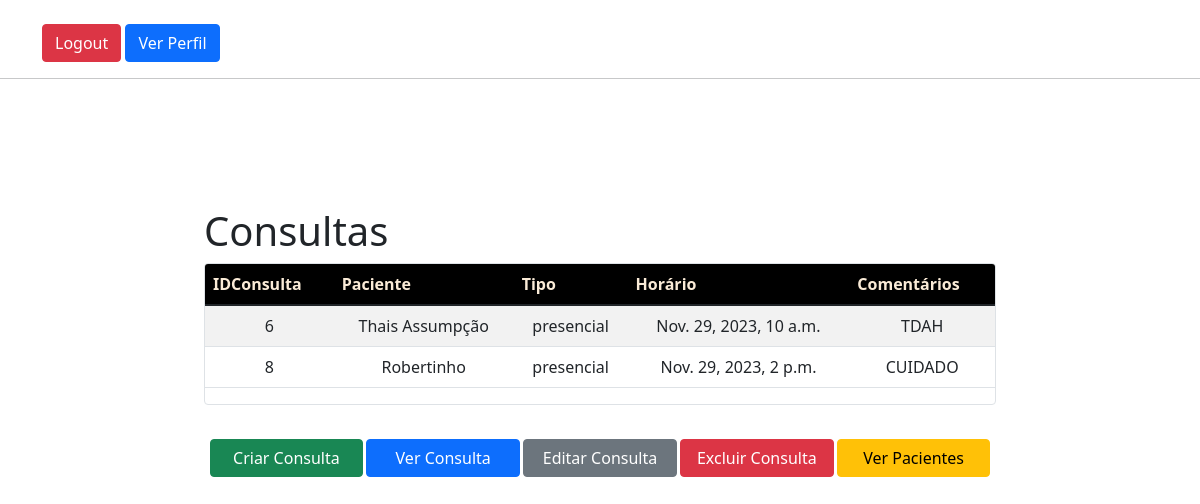
The page /polls/getconsultasprofissional/ (signed in) on the database as committed earlier.
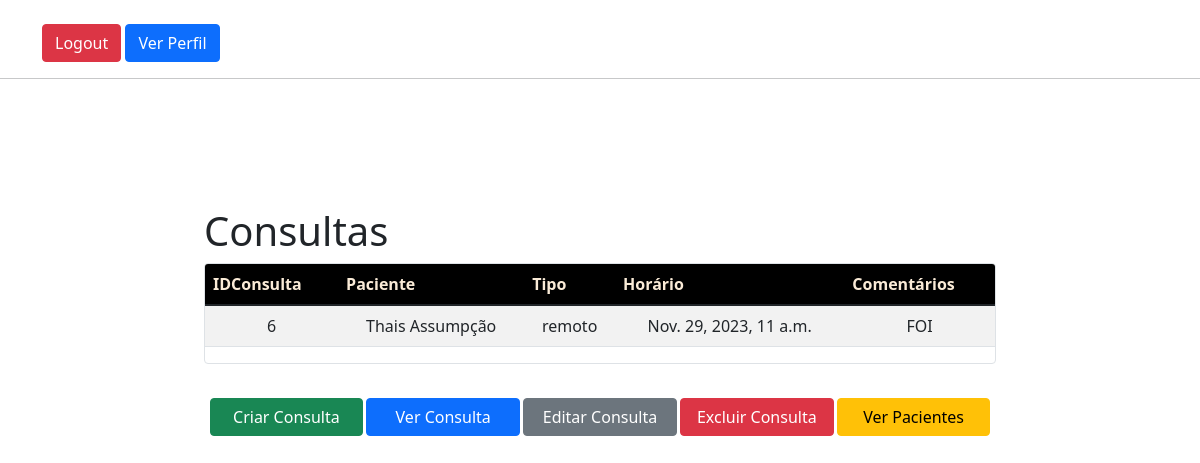
The same page on the database as committed later.
### polls/models.py (models this page shows)
class Consulta(models.Model):
    IDConsulta = models.AutoField(primary_key=True)
    IDPaciente = models.ForeignKey(Paciente, on_delete=models.CASCADE)
    IDProfissional = models.ForeignKey(ProfissionalSaude, on_delete=models.CASCADE)
    NomeCompleto = models.CharField(max_length=255)
    DataHoraConsulta = models.DateTimeField()
    opcoesAtendimento = (
        ("presencial", "Presencial"),
        ("remoto", "Remoto"),
        ("indefinido", "Indefinido"),
    )
    Atendimento = models.CharField(max_length=255, choices=opcoesAtendimento)
    Valor = models.FloatField(null=True)
    Comprovante = models.TextField(null=True)
    Comentarios = models.TextField(null=True)
    Cor = models.CharField(max_length=255, null=True)
    CreatedAt = models.DateTimeField()
    UpdatedAt = models.DateTimeField()
    Active = models.BooleanField()
    IDReference = models.TextField(max_length=255)

### polls/views.py (the view)
# urls.py: path("getconsultasprofissional/", views.GetConsultasProfissional, name="GetConsultasProfissional"),
@login_required
def GetConsultasProfissional(request):
    context = {}
    consulta = Consulta.objects.filter(IDReference=request.user.id, Active=True)
    consultaData = [{
        "IDConsulta": item.IDConsulta,
        "NomeCompleto": item.NomeCompleto,
        "DataHoraConsulta": item.DataHoraConsulta,
        "Atendimento": item.Atendimento,
        "Valor": item.Valor,
        "Comentarios": item.Comentarios
    } for item in consulta]
    context["consulta"] = consultaData
    return render(request, "reads/home.html", context)

### templates/reads/home.html (shortened to what this page needs)
{% extends "base.html" %}
{% load static %}
{% load bootstrap_icons %}
{% load widget_tweaks %}
{% block content %}
<div class="col-md-8">
  <h1>Consultas</h1>
  <div style="overflow: auto;max-height: 25rem;" class=" table-responsive-xl overflow-auto border rounded col card">
    <table id="tabe-requests" class="table table-striped" style="overflow: auto;max-height: 25rem;">
      <thead style="background-color: black;color: antiquewhite;">
        <tr>
          <th scope="col">IDConsulta</th>
          <th scope="col">Paciente</th>
          <th scope="col">Tipo</th>
          <th scope="col">Horário</th>
          <th scope="col">Comentários</th>
        </tr>
      </thead>
      <tbody style="overflow-y: scroll; max-height: 25rem;" class="text-center">
        {% for consult in consulta %}
        <tr>
          <td>{{consult.IDConsulta}}</td>
          <td>{{consult.NomeCompleto}}</td>
          <td>{{consult.Atendimento}}</td>
          <td>{{consult.DataHoraConsulta}}</td>
          <td>{{consult.Comentarios}}</td>
        </tr>
        {% endfor %}
      </tbody>
    </table>
  </div>
  <div class="row" style="margin-top: 1rem;padding: 1rem;">
    <a href="{% url 'workinator:CadastroConsulta' %}" style="margin: 0.1rem;" class="btn btn-success col" `>Criar Consulta</a>
    <a href="{% url 'workinator:GetConsulta' %}" style="margin: 0.1rem;" class="btn btn-primary col" `>Ver Consulta</a>
    <a href="{% url 'workinator:AtualizaConsulta' %}" style="margin: 0.1rem;" class="btn btn-secondary col" `>Editar Consulta</a>
    <a href="{% url 'workinator:DeleteConsulta' %}" style="margin: 0.1rem;" class="btn btn-danger col" `>Excluir Consulta</a>
    <a href="{% url 'workinator:GetPacientesProfissional' %}" style="margin: 0.1rem;" class="btn btn-warning col" `>Ver Pacientes</a>
  </div>
</div>
{% endblock %}

Rows that differ between the two databases and show on the page:
no longer on this page (row edited): Consulta: NomeCompleto "Robertinho", Atendimento "presencial", DataHoraConsulta "Nov. 29, 2023, 2 p.m.", Comentarios "CUIDADO"
Other text that changed with them:
new list line: "6"
new list line: "Thais Assumpção remoto Nov. 29, 2023, 11 a.m. FOI"
list line gone: "6"
list line gone: "Thais Assumpção presencial Nov. 29, 2023, 10 a.m. TDAH"
list line gone: "8"
